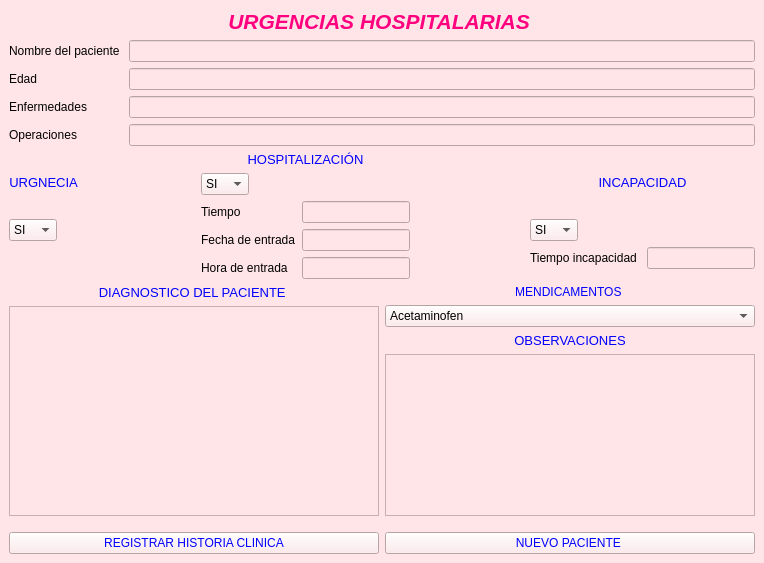
<?xml version="1.0" encoding="UTF-8"?>
<ui version="4.0">
 <class>MainWindow</class>
 <widget class="QMainWindow" name="MainWindow">
  <property name="geometry">
   <rect>
    <x>0</x>
    <y>0</y>
    <width>764</width>
    <height>563</height>
   </rect>
  </property>
  <property name="windowTitle">
   <string>MainWindow</string>
  </property>
  <widget class="QWidget" name="centralwidget">
   <property name="styleSheet">
    <string notr="true">background-color: rgb(255, 229, 231);</string>
   </property>
   <layout class="QHBoxLayout" name="horizontalLayout_6">
    <item>
     <layout class="QVBoxLayout" name="verticalLayout">
      <item>
       <layout class="QHBoxLayout" name="horizontalLayout_5">
        <item>
         <widget class="QLabel" name="titulodelprograma">
          <property name="styleSheet">
           <string notr="true">color: rgb(170, 0, 0);</string>
          </property>
          <property name="text">
           <string>&lt;html&gt;&lt;head/&gt;&lt;body&gt;&lt;p align=&quot;center&quot;&gt;&lt;span style=&quot; font-size:16pt; font-weight:600; font-style:italic; color:#ff007f;&quot;&gt;URGENCIAS HOSPITALARIAS &lt;/span&gt;&lt;/p&gt;&lt;/body&gt;&lt;/html&gt;</string>
          </property>
         </widget>
        </item>
       </layout>
      </item>
      <item>
       <layout class="QHBoxLayout" name="horizontalLayout_4">
        <item>
         <layout class="QVBoxLayout" name="verticalLayout_3">
          <item>
           <layout class="QFormLayout" name="formLayout">
            <item row="3" column="0">
             <widget class="QLabel" name="label">
              <property name="text">
               <string>Operaciones</string>
              </property>
             </widget>
            </item>
            <item row="2" column="0">
             <widget class="QLabel" name="label_2">
              <property name="text">
               <string>Enfermedades </string>
              </property>
             </widget>
            </item>
            <item row="1" column="0">
             <widget class="QLabel" name="label_3">
              <property name="text">
               <string>Edad </string>
              </property>
             </widget>
            </item>
            <item row="0" column="0">
             <widget class="QLabel" name="label_4">
              <property name="text">
               <string>Nombre del paciente </string>
              </property>
             </widget>
            </item>
            <item row="0" column="1">
             <widget class="QLineEdit" name="lineEdit"/>
            </item>
            <item row="2" column="1">
             <widget class="QLineEdit" name="lineEdit_2"/>
            </item>
            <item row="1" column="1">
             <widget class="QLineEdit" name="lineEdit_3"/>
            </item>
            <item row="3" column="1">
             <widget class="QLineEdit" name="lineEdit_4"/>
            </item>
           </layout>
          </item>
         </layout>
        </item>
       </layout>
      </item>
      <item>
       <layout class="QHBoxLayout" name="horizontalLayout_3">
        <item>
         <layout class="QVBoxLayout" name="verticalLayout_5">
          <item>
           <widget class="QLabel" name="label_7">
            <property name="text">
             <string>&lt;html&gt;&lt;head/&gt;&lt;body&gt;&lt;p align=&quot;center&quot;&gt;&lt;span style=&quot; font-size:10pt; color:#0000ff;&quot;&gt;URGNECIA &lt;/span&gt;&lt;/p&gt;&lt;/body&gt;&lt;/html&gt;</string>
            </property>
           </widget>
          </item>
          <item>
           <layout class="QFormLayout" name="formLayout_3">
            <item row="0" column="0">
             <widget class="QComboBox" name="comboBox">
              <item>
               <property name="text">
                <string>SI</string>
               </property>
              </item>
              <item>
               <property name="text">
                <string>NO</string>
               </property>
              </item>
             </widget>
            </item>
           </layout>
          </item>
         </layout>
        </item>
        <item>
         <spacer name="horizontalSpacer">
          <property name="orientation">
           <enum>Qt::Horizontal</enum>
          </property>
          <property name="sizeHint" stdset="0">
           <size>
            <width>40</width>
            <height>20</height>
           </size>
          </property>
         </spacer>
        </item>
        <item>
         <layout class="QVBoxLayout" name="verticalLayout_4">
          <item>
           <widget class="QLabel" name="label_6">
            <property name="text">
             <string>&lt;html&gt;&lt;head/&gt;&lt;body&gt;&lt;p align=&quot;center&quot;&gt;&lt;span style=&quot; font-size:10pt; color:#0000ff;&quot;&gt;HOSPITALIZACIÓN&lt;/span&gt;&lt;/p&gt;&lt;/body&gt;&lt;/html&gt;</string>
            </property>
           </widget>
          </item>
          <item>
           <layout class="QFormLayout" name="formLayout_2">
            <item row="0" column="0">
             <widget class="QComboBox" name="comboBox_2">
              <item>
               <property name="text">
                <string>SI</string>
               </property>
              </item>
              <item>
               <property name="text">
                <string>NO</string>
               </property>
              </item>
             </widget>
            </item>
            <item row="1" column="0">
             <widget class="QLabel" name="label_8">
              <property name="text">
               <string>Tiempo </string>
              </property>
             </widget>
            </item>
            <item row="1" column="1">
             <widget class="QLineEdit" name="lineEdit_6"/>
            </item>
            <item row="2" column="0">
             <widget class="QLabel" name="label_9">
              <property name="text">
               <string>Fecha de entrada</string>
              </property>
             </widget>
            </item>
            <item row="2" column="1">
             <widget class="QLineEdit" name="lineEdit_7"/>
            </item>
            <item row="3" column="0">
             <widget class="QLabel" name="label_10">
              <property name="text">
               <string>Hora de entrada </string>
              </property>
             </widget>
            </item>
            <item row="3" column="1">
             <widget class="QLineEdit" name="lineEdit_8"/>
            </item>
           </layout>
          </item>
         </layout>
        </item>
        <item>
         <spacer name="horizontalSpacer_2">
          <property name="orientation">
           <enum>Qt::Horizontal</enum>
          </property>
          <property name="sizeHint" stdset="0">
           <size>
            <width>40</width>
            <height>20</height>
           </size>
          </property>
         </spacer>
        </item>
        <item>
         <layout class="QVBoxLayout" name="verticalLayout_2">
          <item>
           <widget class="QLabel" name="label_5">
            <property name="text">
             <string>&lt;html&gt;&lt;head/&gt;&lt;body&gt;&lt;p align=&quot;center&quot;&gt;&lt;span style=&quot; font-size:10pt; color:#0000ff;&quot;&gt;INCAPACIDAD&lt;/span&gt;&lt;/p&gt;&lt;/body&gt;&lt;/html&gt;</string>
            </property>
           </widget>
          </item>
          <item>
           <layout class="QFormLayout" name="formLayout_4">
            <item row="0" column="0">
             <widget class="QComboBox" name="comboBox_3">
              <item>
               <property name="text">
                <string>SI</string>
               </property>
              </item>
              <item>
               <property name="text">
                <string>NO</string>
               </property>
              </item>
             </widget>
            </item>
            <item row="1" column="0">
             <widget class="QLabel" name="label_11">
              <property name="text">
               <string>Tiempo incapacidad </string>
              </property>
             </widget>
            </item>
            <item row="1" column="1">
             <widget class="QLineEdit" name="lineEdit_5"/>
            </item>
           </layout>
          </item>
         </layout>
        </item>
       </layout>
      </item>
      <item>
       <layout class="QHBoxLayout" name="horizontalLayout_2">
        <item>
         <layout class="QVBoxLayout" name="verticalLayout_7">
          <item>
           <widget class="QLabel" name="label_13">
            <property name="text">
             <string>&lt;html&gt;&lt;head/&gt;&lt;body&gt;&lt;p align=&quot;center&quot;&gt;&lt;span style=&quot; font-size:10pt; color:#0000ff;&quot;&gt;DIAGNOSTICO DEL PACIENTE &lt;/span&gt;&lt;/p&gt;&lt;/body&gt;&lt;/html&gt;</string>
            </property>
           </widget>
          </item>
          <item>
           <widget class="QTableWidget" name="tableWidget_2"/>
          </item>
         </layout>
        </item>
        <item>
         <layout class="QVBoxLayout" name="verticalLayout_6">
          <item>
           <widget class="QLabel" name="label_12">
            <property name="text">
             <string>&lt;html&gt;&lt;head/&gt;&lt;body&gt;&lt;p align=&quot;center&quot;&gt;&lt;span style=&quot; color:#0000ff;&quot;&gt;MENDICAMENTOS &lt;/span&gt;&lt;/p&gt;&lt;/body&gt;&lt;/html&gt;</string>
            </property>
           </widget>
          </item>
          <item>
           <widget class="QComboBox" name="comboBox_4">
            <item>
             <property name="text">
              <string>Acetaminofen </string>
             </property>
            </item>
            <item>
             <property name="text">
              <string>Aciclovir</string>
             </property>
            </item>
            <item>
             <property name="text">
              <string> Amoxicilina</string>
             </property>
            </item>
            <item>
             <property name="text">
              <string> Betametasona	</string>
             </property>
            </item>
            <item>
             <property name="text">
              <string>Cloranfenicol</string>
             </property>
            </item>
            <item>
             <property name="text">
              <string> Diclofenaco sódico</string>
             </property>
            </item>
            <item>
             <property name="text">
              <string>Loratadina</string>
             </property>
            </item>
            <item>
             <property name="text">
              <string>Metronidazol</string>
             </property>
            </item>
            <item>
             <property name="text">
              <string>Naproxeno</string>
             </property>
            </item>
            <item>
             <property name="text">
              <string> Ranitidina (clorhidrato)	</string>
             </property>
            </item>
           </widget>
          </item>
          <item>
           <widget class="QLabel" name="label_14">
            <property name="text">
             <string>&lt;html&gt;&lt;head/&gt;&lt;body&gt;&lt;p align=&quot;center&quot;&gt;&lt;span style=&quot; font-size:10pt; color:#0000ff;&quot;&gt;OBSERVACIONES&lt;/span&gt;&lt;/p&gt;&lt;/body&gt;&lt;/html&gt;</string>
            </property>
           </widget>
          </item>
          <item>
           <widget class="QTableWidget" name="tableWidget"/>
          </item>
          <item>
           <layout class="QHBoxLayout" name="horizontalLayout"/>
          </item>
         </layout>
        </item>
       </layout>
      </item>
      <item>
       <spacer name="verticalSpacer">
        <property name="orientation">
         <enum>Qt::Vertical</enum>
        </property>
        <property name="sizeHint" stdset="0">
         <size>
          <width>20</width>
          <height>40</height>
         </size>
        </property>
       </spacer>
      </item>
      <item>
       <layout class="QHBoxLayout" name="horizontalLayout_7">
        <item>
         <widget class="QPushButton" name="pushButton">
          <property name="styleSheet">
           <string notr="true">color: rgb(0, 0, 255);</string>
          </property>
          <property name="text">
           <string>REGISTRAR HISTORIA CLINICA</string>
          </property>
         </widget>
        </item>
        <item>
         <widget class="QPushButton" name="pushButton_2">
          <property name="styleSheet">
           <string notr="true">color: rgb(0, 0, 255);</string>
          </property>
          <property name="text">
           <string>NUEVO PACIENTE </string>
          </property>
         </widget>
        </item>
       </layout>
      </item>
     </layout>
    </item>
   </layout>
  </widget>
 </widget>
 <resources/>
 <connections/>
</ui>
